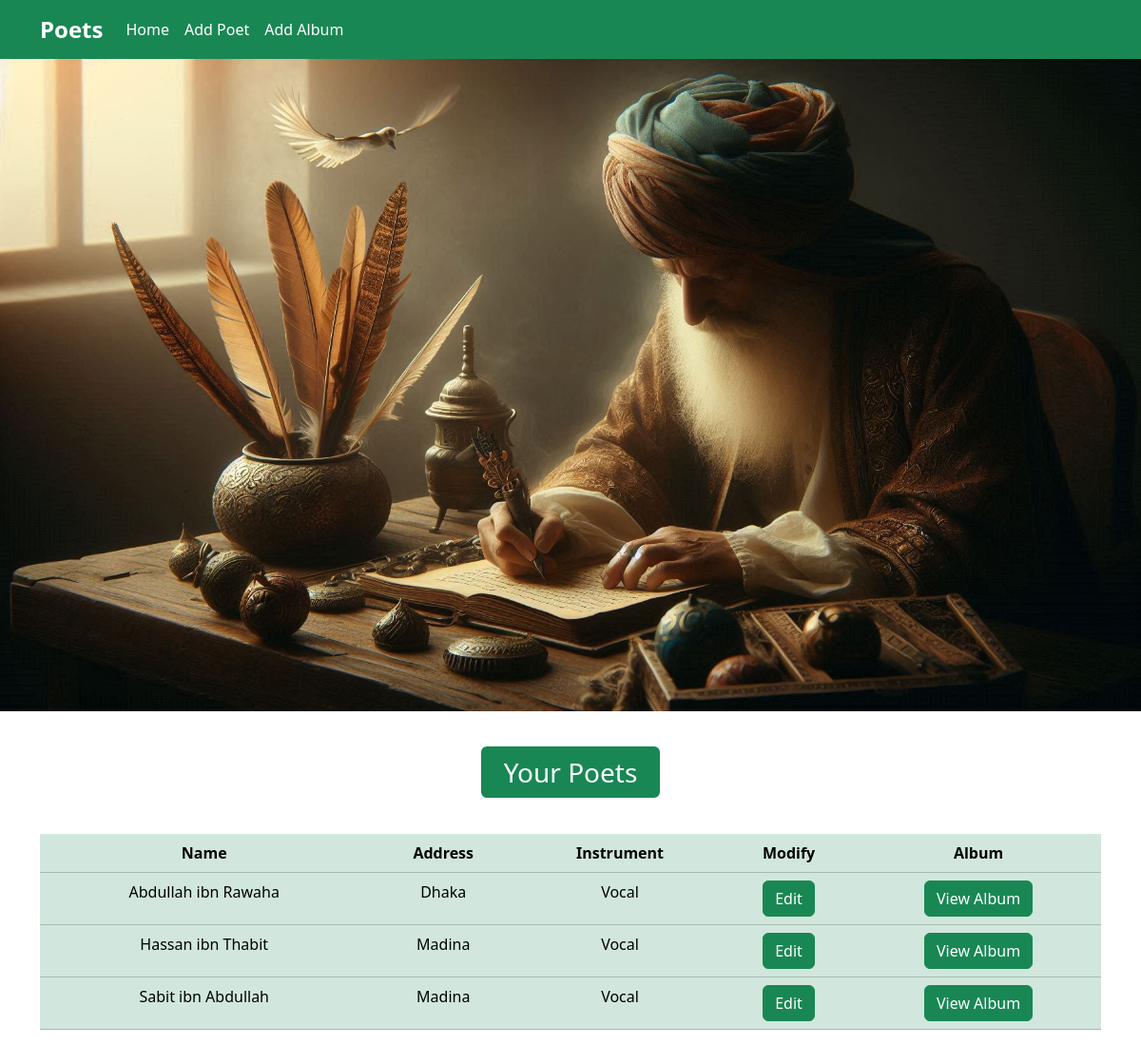
The page / on the database its author committed.
### poet/models.py (models this page shows, shortened)
class Poets(models.Model):
    first_name = models.CharField(max_length=100)
    last_name = models.CharField(max_length=100)
    address  = models.CharField(max_length=150)
    instrument = models.CharField(max_length=50)

### poet/views.py (the view)
# urls.py: path('', views.index, name="index"),
def index(request):
    poets = models.Poets.objects.order_by('first_name')
    diction = {'title': "Poets", 'poets':poets}
    return render(request, 'poet/index.html', context=diction)

### templates/poet/index.html
<!DOCTYPE html>
{% extends "poet/base.html" %}
{% load static %}
{% block body_block %}
<div class="container-fuid text-bg-info text-uppercase fw-bold">
    <img class="img-fluid" src="{% static 'poet/images/image.jpeg' %}" alt="">
</div>
<div class="container mt-5">
    <div class="row mb-5">
        <div class="col-12 text-center">
            <h3 class="d-inline text-bg-success p-2 px-4 rounded">Your Poets</h3>
           </div>
    </div>
    <div class="row tableSection">
        <div class="col-12">
            <div class="text-center">
                <table class="table table-success">
                    <thead>
                      <tr>
                        <th scope="col">Name</th>
                        <th scope="col">Address</th>
                        <th scope="col">Instrument</th>
                        <th scope="col">Modify</th>
                        <th scope="col">Album</th>
                      </tr>
                    </thead>
                    <tbody>
                        {% if poets %}
                            {% for poet in poets  %}
                            <tr>
                                <td>{{ poet.first_name }} {{ poet.last_name }}</td>
                                <td>{{poet.address}}</td>
                                <td>{{poet.instrument}}</td>
                                <td><a href="{%url 'poet:edit_poet' poet_id=poet.id %}" class="btn btn-success">Edit</a></td>
                                <td><a href="{%url 'poet:album_list' poet_id=poet.id %}" class="btn btn-success">View Album</a></td>
                            </tr>
                            {% endfor %}
                        {% endif %}
                    </tbody>
                  </table>
            </div>
        </div>
    </div>
 </div>
{% endblock body_block %}

### templates/poet/base.html (shortened to what this page needs)
<!DOCTYPE html>
{% load static %}
<html lang="en">
<head>
    <link rel="stylesheet" href="https://cdnjs.cloudflare.com/ajax/libs/bootstrap/5.3.3/css/bootstrap.min.css"/>
    <link rel="stylesheet" href="{%static 'poet/css/style.css'%}">
</head>
<body>
    <nav class="navbar navbar-expand-lg navbar-success bg-success">
        <div class="container">
          <a class="navbar-brand text-white fs-4" href="{% url "poet:index" %}"><b>Poets</b></a>
          <div class="collapse navbar-collapse" id="navbarNav">
            <ul class="navbar-nav">
              <li class="nav-item">
                <a class="nav-link active text-white" aria-current="page" href="{% url "poet:index" %}">Home</a>
              </li>
              <li class="nav-item">
                <a class="nav-link" href="{% url "poet:add_poet" %}">Add Poet</a>
              </li>
              <li class="nav-item">
                <a class="nav-link" href="{% url "poet:add_album" %}">Add Album</a>
              </li>
            </ul>
          </div>
        </div>
      </nav>
      {% block body_block %}{% endblock body_block %}
</body>
</html>

### static/poet/css/style.css (style rules this page uses)
.navbar-nav .nav-link { color: white; font-size: 16px; padding: 10px 20px; transition: 0.3s; }

### rows shown on the page
Poets: first_name "Abdullah", last_name "ibn Rawaha", address "Dhaka", instrument "Vocal"
Poets: first_name "Hassan", last_name "ibn Thabit", address "Madina", instrument "Vocal"
Poets: first_name "Sabit", last_name "ibn Abdullah", address "Madina", instrument "Vocal"
